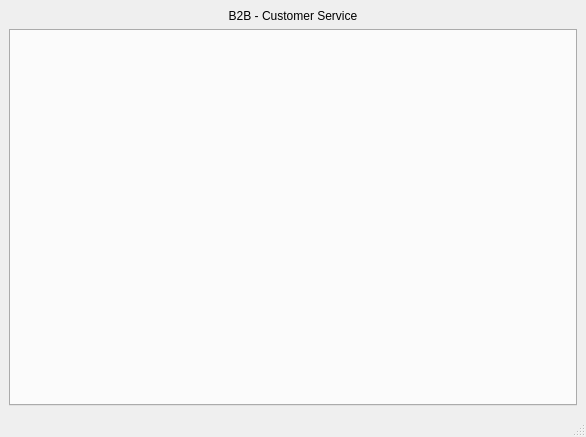
<?xml version="1.0" encoding="UTF-8"?>
<ui version="4.0">
 <class>MainWindow</class>
 <widget class="QMainWindow" name="MainWindow">
  <property name="geometry">
   <rect>
    <x>0</x>
    <y>0</y>
    <width>586</width>
    <height>437</height>
   </rect>
  </property>
  <property name="baseSize">
   <size>
    <width>0</width>
    <height>0</height>
   </size>
  </property>
  <property name="windowTitle">
   <string>MainWindow</string>
  </property>
  <widget class="QWidget" name="centralwidget">
   <layout class="QVBoxLayout" name="verticalLayout">
    <item>
     <widget class="QLabel" name="label">
      <property name="text">
       <string>B2B - Customer Service</string>
      </property>
      <property name="alignment">
       <set>Qt::AlignCenter</set>
      </property>
     </widget>
    </item>
    <item>
     <widget class="QTabWidget" name="tabWidget">
      <property name="tabPosition">
       <enum>QTabWidget::West</enum>
      </property>
      <property name="tabShape">
       <enum>QTabWidget::Rounded</enum>
      </property>
      <property name="currentIndex">
       <number>-1</number>
      </property>
     </widget>
    </item>
   </layout>
  </widget>
  <widget class="QMenuBar" name="menubar">
   <property name="geometry">
    <rect>
     <x>0</x>
     <y>0</y>
     <width>586</width>
     <height>17</height>
    </rect>
   </property>
  </widget>
  <widget class="QStatusBar" name="statusbar"/>
 </widget>
 <resources/>
 <connections/>
</ui>
